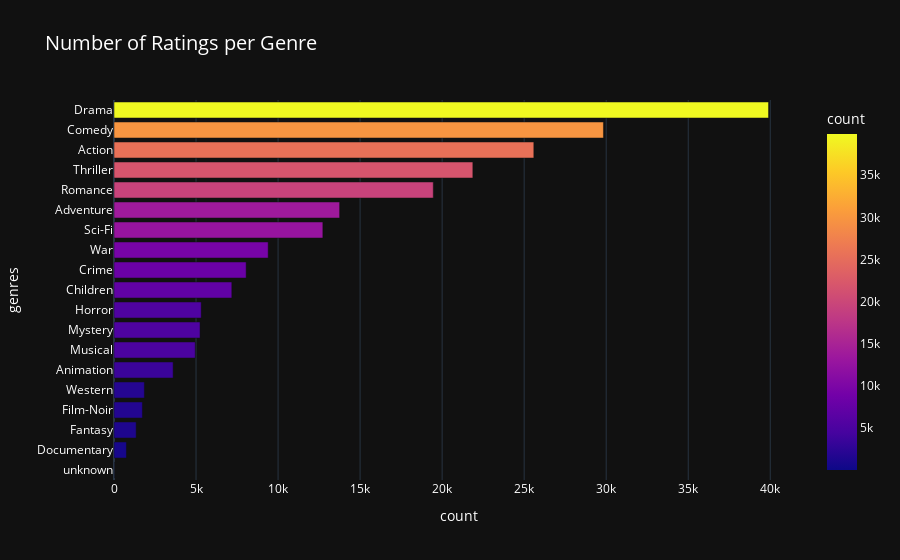

The code cell stored with this chart in its notebook:
### Code cell
# Aggregate counts per genre
genre_counts = df["genres"].value_counts().reset_index()
genre_counts.columns = ["genres", "count"]

# Horizontal bar chart
fig = px.bar(
    genre_counts,
    x="count",
    y="genres",
    orientation="h",  # horizontal bars
    color="count",  # optional: color by count
    color_continuous_scale="Plasma",
    title="Number of Ratings per Genre",
)
# Dark background
fig.update_layout(
    template="plotly_dark",
    yaxis={"categoryorder": "total ascending"},  # sort bars
    title_font_size=20,
    font=dict(color="white"),
)


fig.update_layout(yaxis={"categoryorder": "total ascending"})  # sort bars
fig.show()

### Figure 1 — Plotly figure (JSON) as saved in the notebook; plotly's stock layout.template omitted (floating-point values rounded to 4 significant figures)
{"data": [{"hovertemplate": "count=%{marker.color}<br>genres=%{y}<extra></extra>", "legendgroup": "", "marker": {"color": [39895, 29832, 25589, 21872, 19461, 13753, 12730, 9398, 8055, 7182, 5317, 5245, 4954, 3605, 1854, 1733, 1352, 758, 10], "coloraxis": "coloraxis", "pattern": {"shape": ""}}, "name": "", "orientation": "h", "showlegend": false, "textposition": "auto", "type": "bar", "x": [39895, 29832, 25589, 21872, 19461, 13753, 12730, 9398, 8055, 7182, 5317, 5245, 4954, 3605, 1854, 1733, 1352, 758, 10], "xaxis": "x", "y": ["Drama", "Comedy", "Action", "Thriller", "Romance", "Adventure", "Sci-Fi", "War", "Crime", "Children", "Horror", "Mystery", "Musical", "Animation", "Western", "Film-Noir", "Fantasy", "Documentary", "unknown"], "yaxis": "y"}], "layout": {"barmode": "relative", "coloraxis": {"colorbar": {"title": {"text": "count"}}, "colorscale": [[0, "#0d0887"], [0.1111, "#46039f"], [0.2222, "#7201a8"], [0.3333, "#9c179e"], [0.4444, "#bd3786"], [0.5556, "#d8576b"], [0.6667, "#ed7953"], [0.7778, "#fb9f3a"], [0.8889, "#fdca26"], [1, "#f0f921"]]}, "font": {"color": "white"}, "legend": {"tracegroupgap": 0}, "title": {"font": {"size": 20}, "text": "Number of Ratings per Genre"}, "xaxis": {"anchor": "y", "domain": [0, 1], "title": {"text": "count"}}, "yaxis": {"anchor": "x", "categoryorder": "total ascending", "domain": [0, 1], "title": {"text": "genres"}}}}
